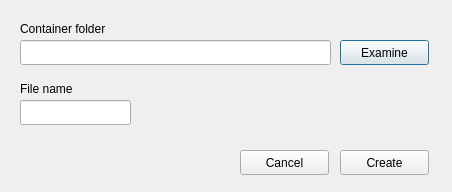
<?xml version="1.0" encoding="UTF-8"?>
<ui version="4.0">
 <class>CreateDatafileDialog</class>
 <widget class="QDialog" name="CreateDatafileDialog">
  <property name="geometry">
   <rect>
    <x>0</x>
    <y>0</y>
    <width>452</width>
    <height>192</height>
   </rect>
  </property>
  <property name="sizePolicy">
   <sizepolicy hsizetype="Preferred" vsizetype="Preferred">
    <horstretch>0</horstretch>
    <verstretch>0</verstretch>
   </sizepolicy>
  </property>
  <property name="minimumSize">
   <size>
    <width>452</width>
    <height>192</height>
   </size>
  </property>
  <property name="maximumSize">
   <size>
    <width>452</width>
    <height>192</height>
   </size>
  </property>
  <property name="windowTitle">
   <string>Dialog</string>
  </property>
  <widget class="QLineEdit" name="folder_ed">
   <property name="geometry">
    <rect>
     <x>20</x>
     <y>40</y>
     <width>311</width>
     <height>25</height>
    </rect>
   </property>
  </widget>
  <widget class="QPushButton" name="examinebtn">
   <property name="geometry">
    <rect>
     <x>340</x>
     <y>40</y>
     <width>89</width>
     <height>25</height>
    </rect>
   </property>
   <property name="text">
    <string>Examine</string>
   </property>
  </widget>
  <widget class="QLabel" name="label">
   <property name="geometry">
    <rect>
     <x>20</x>
     <y>20</y>
     <width>301</width>
     <height>17</height>
    </rect>
   </property>
   <property name="text">
    <string>Container folder</string>
   </property>
  </widget>
  <widget class="QLabel" name="label_2">
   <property name="geometry">
    <rect>
     <x>20</x>
     <y>80</y>
     <width>101</width>
     <height>17</height>
    </rect>
   </property>
   <property name="text">
    <string>File name</string>
   </property>
  </widget>
  <widget class="QLineEdit" name="name_ed">
   <property name="geometry">
    <rect>
     <x>20</x>
     <y>100</y>
     <width>111</width>
     <height>25</height>
    </rect>
   </property>
  </widget>
  <widget class="QLabel" name="outputlbl">
   <property name="geometry">
    <rect>
     <x>140</x>
     <y>100</y>
     <width>291</width>
     <height>21</height>
    </rect>
   </property>
   <property name="sizePolicy">
    <sizepolicy hsizetype="Preferred" vsizetype="Preferred">
     <horstretch>0</horstretch>
     <verstretch>0</verstretch>
    </sizepolicy>
   </property>
   <property name="text">
    <string/>
   </property>
   <property name="alignment">
    <set>Qt::AlignRight|Qt::AlignTrailing|Qt::AlignVCenter</set>
   </property>
  </widget>
  <widget class="QPushButton" name="createbtn">
   <property name="geometry">
    <rect>
     <x>340</x>
     <y>150</y>
     <width>89</width>
     <height>25</height>
    </rect>
   </property>
   <property name="text">
    <string>Create</string>
   </property>
  </widget>
  <widget class="QPushButton" name="pushButton_3">
   <property name="geometry">
    <rect>
     <x>240</x>
     <y>150</y>
     <width>89</width>
     <height>25</height>
    </rect>
   </property>
   <property name="text">
    <string>Cancel</string>
   </property>
  </widget>
 </widget>
 <resources/>
 <connections/>
</ui>
